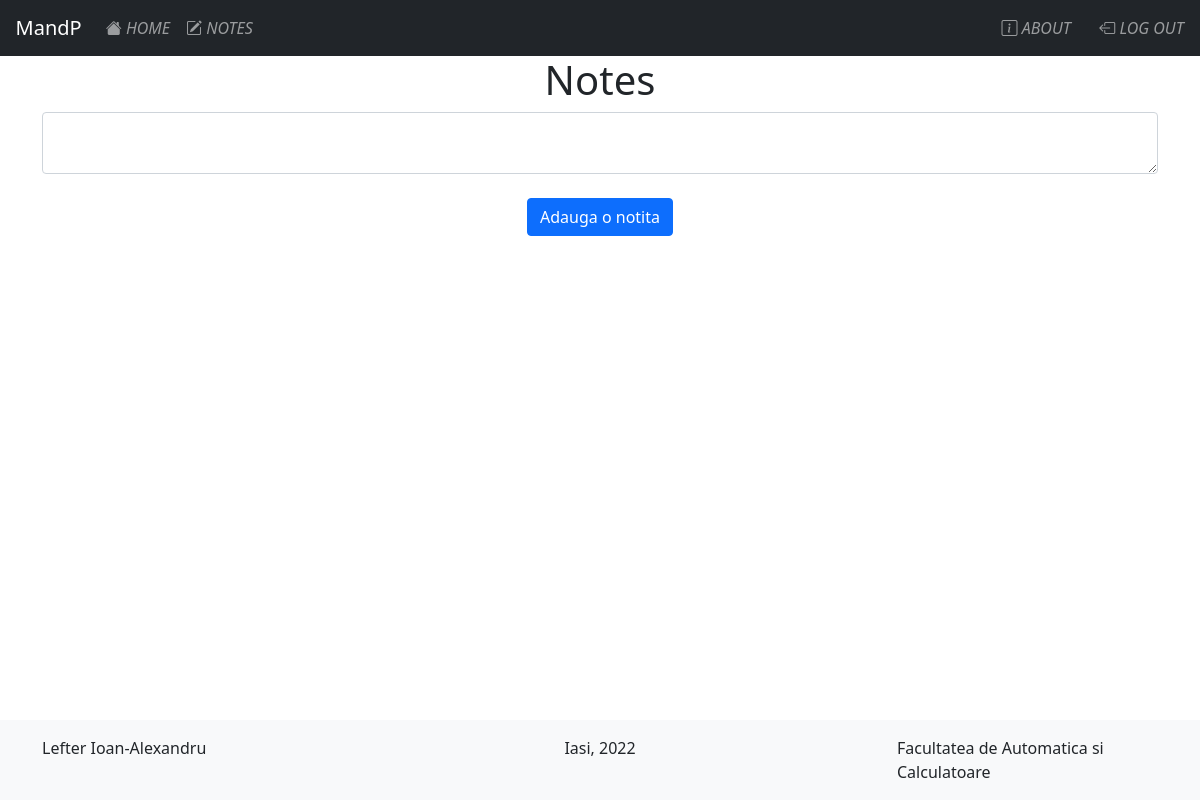
/notes/ (signed in), run on an earlier commit of the app's database.
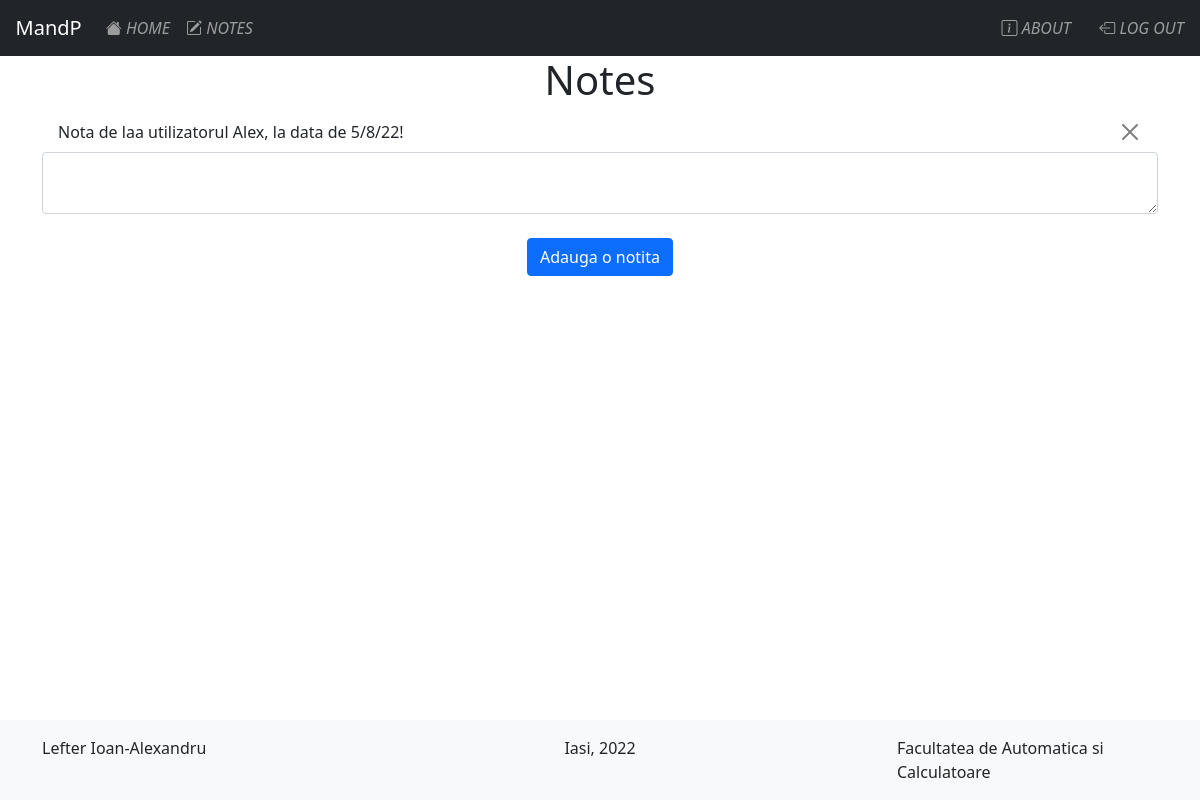
And on a later commit of the database.
### website/models.py (models this page shows)
class Note(db.Model):
    id = db.Column(db.Integer, primary_key=True)
    data = db.Column(db.String(10000))
    user_id = db.Column(db.Integer, db.ForeignKey('user.id'))

### website/views.py (the view, shortened to what this page needs)
@views.route('/notes/', methods=['GET', 'POST'])
@login_required
def notes():
    return render_template("notes.html", user=current_user)

### website/__init__.py (called while the page is built)
def create_app():
    app = Flask(__name__)
    app.config['SECRET_KEY'] = 'Xxnezsrcn7Aw@'
    app.config['SQLALCHEMY_DATABASE_URI'] = f'sqlite:///{DB_NAME}'
    db.init_app(app)
    from .views import views
    from .auth import auth
    app.register_blueprint(views, url_prefix = '/')
    app.register_blueprint(auth, url_prefix = '/')
    from .models import User, Note
    create_database(app)
    login_manager = LoginManager()
    login_manager.login_view = 'auth.login'
    login_manager.init_app(app)
    @login_manager.user_loader
    def load_user(id):
        return User.query.get(int(id))
    return app

### website/templates/notes.html (shortened to what this page needs)
{%extends "base.html" %}
{% block content%}
<h1 style="text-align: center;">Notes</h1>
    <ul class="list-group list-group-flush" id="notes">
        {% for note in user.notes %}
        <li class="list-group-item">
            {{ note.data }}
            <button type="button" class="btn-close float-end" onclick="deleteNote('{{ note.id }}')">
            </button>
        </li>
        {% endfor %}
    </ul>
<form method="POST">
    <textarea name="note" id="note" class="form-control"></textarea>
    <br/>
    <div style="text-align: center;">
        <button type="submit" class="btn btn-primary">Adauga o notita</button>
    </div>
</form>
{%endblock%}

What changed in the data, as far as the page shows it:
added Note: data "Nota de laa utilizatorul Alex, la data de 5/8/22!"
